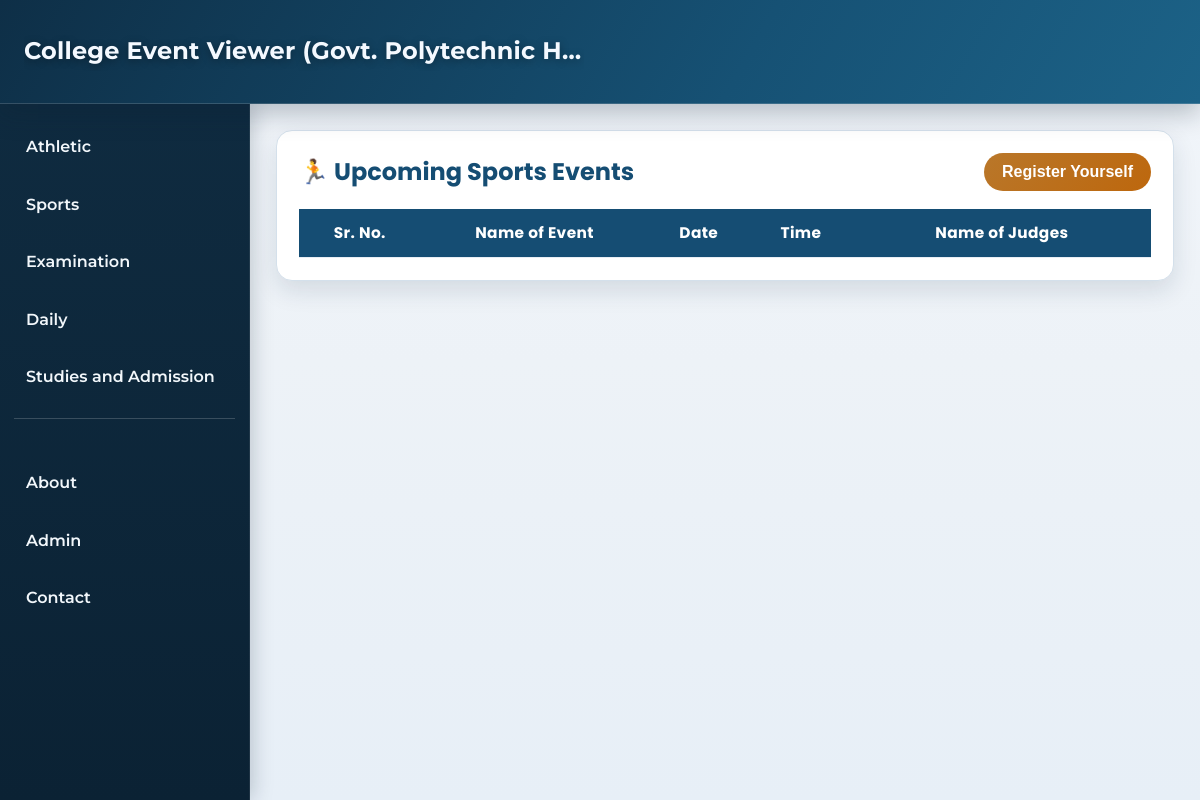
The app's page /sports, older data.
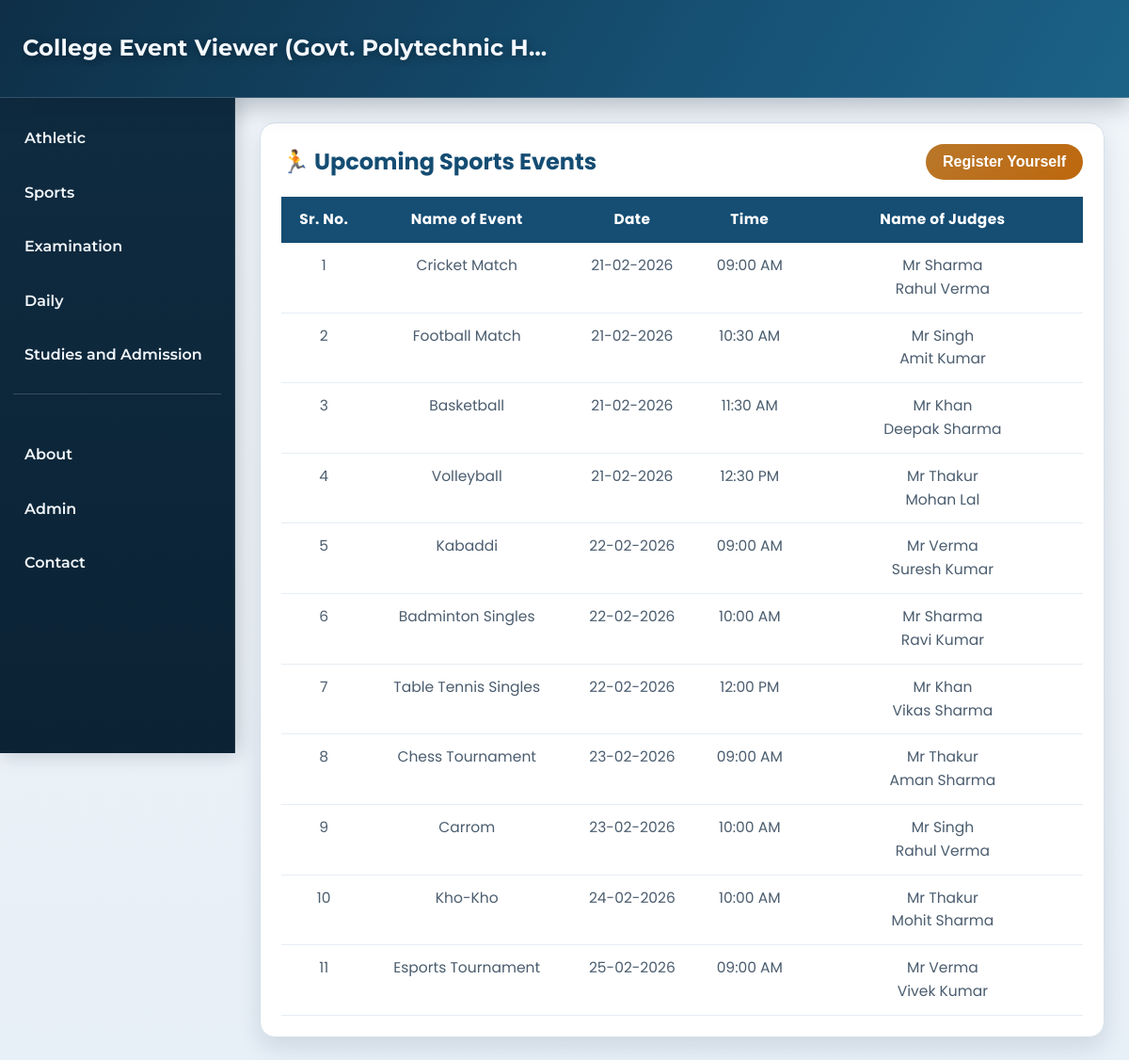
The same page, newer data.
### main.py (models this page shows)
class Sports(db.Model):
    id = db.Column(db.Integer, primary_key=True)
    eventName = db.Column(db.String(50), nullable=False)
    date = db.Column(db.String(50), nullable=False)
    time = db.Column(db.String(50), nullable=False)
    judges = db.Column(db.String(500), nullable=False)

### main.py (the view)
@app.route("/sports")
def sports():
    eventdata = Sports.query.all()
    for event in eventdata:
        event.formatted_date = datetime.strptime(
            event.date, "%Y-%m-%d"
        ).strftime("%d-%m-%Y")
        event.formatted_time = datetime.strptime(
            event.time, "%H:%M"
        ).strftime("%I:%M %p")
    return render_template('sports.html' , events=eventdata)

### templates/sports.html (shortened to what this page needs)
{%extends "clientBase.html"%}
{%block content%}
<main class="content">
    <div class="event-container">
        <div class="event-header">
            <h2>🏃 Upcoming Sports Events</h2>
            <a href="/event-register?type=sports">
                <button class="register-btn">Register Yourself</button>
            </a>
        </div>
        <table class="event-table">
            <thead>
                <tr>
                    <th>Sr. No.</th>
                    <th>Name of Event</th>
                    <th>Date</th>
                    <th>Time</th>
                    <th>Name of Judges</th>
                </tr>
            </thead>
            <tbody>
                <tr>
                    {% for event in events %}
                    <td>{{ loop.index }}</td>
                    <td>{{ event.eventName}}</td>
                    <td>{% if previous_date == event.date %}
                        -Do-
                        {% else %}
                        {{ event.formatted_date }}
                        {% endif %}</td>
                    <td>{{ event.formatted_time }}</td>
                    <td>{% for judge in event.judges.split(',') %}
                        {{ judge }}<br>
                        {% endfor %}</td>
                </tr>
                {% endfor %}
            </tbody>
        </table>
    </div>
</main>
{%endblock%}

Row changes from the older to the newer data that the page shows:
added Sports: eventName "Cricket Match", formatted_date "21-02-2026", formatted_time "09:00 AM", judge "Mr Sharma" "Rahul Verma"
added Sports: eventName "Football Match", formatted_date "21-02-2026", formatted_time "10:30 AM", judge "Mr Singh" "Amit Kumar"
added Sports: eventName "Basketball", formatted_date "21-02-2026", formatted_time "11:30 AM", judge "Mr Khan" "Deepak Sharma"
added Sports: eventName "Volleyball", formatted_date "21-02-2026", formatted_time "12:30 PM", judge "Mr Thakur" "Mohan Lal"
added Sports: eventName "Kabaddi", formatted_date "22-02-2026", formatted_time "09:00 AM", judge "Mr Verma" "Suresh Kumar"
added Sports: eventName "Badminton Singles", formatted_date "22-02-2026", formatted_time "10:00 AM", judge "Mr Sharma" "Ravi Kumar"
added Sports: eventName "Table Tennis Singles", formatted_date "22-02-2026", formatted_time "12:00 PM", judge "Mr Khan" "Vikas Sharma"
added Sports: eventName "Chess Tournament", formatted_date "23-02-2026", formatted_time "09:00 AM", judge "Mr Thakur" "Aman Sharma"
added Sports: eventName "Carrom", formatted_date "23-02-2026", formatted_time "10:00 AM", judge "Mr Singh" "Rahul Verma"
added Sports: eventName "Kho-Kho", formatted_date "24-02-2026", formatted_time "10:00 AM", judge "Mr Thakur" "Mohit Sharma"
added Sports: eventName "Esports Tournament", formatted_date "25-02-2026", formatted_time "09:00 AM", judge "Mr Verma" "Vivek Kumar"
